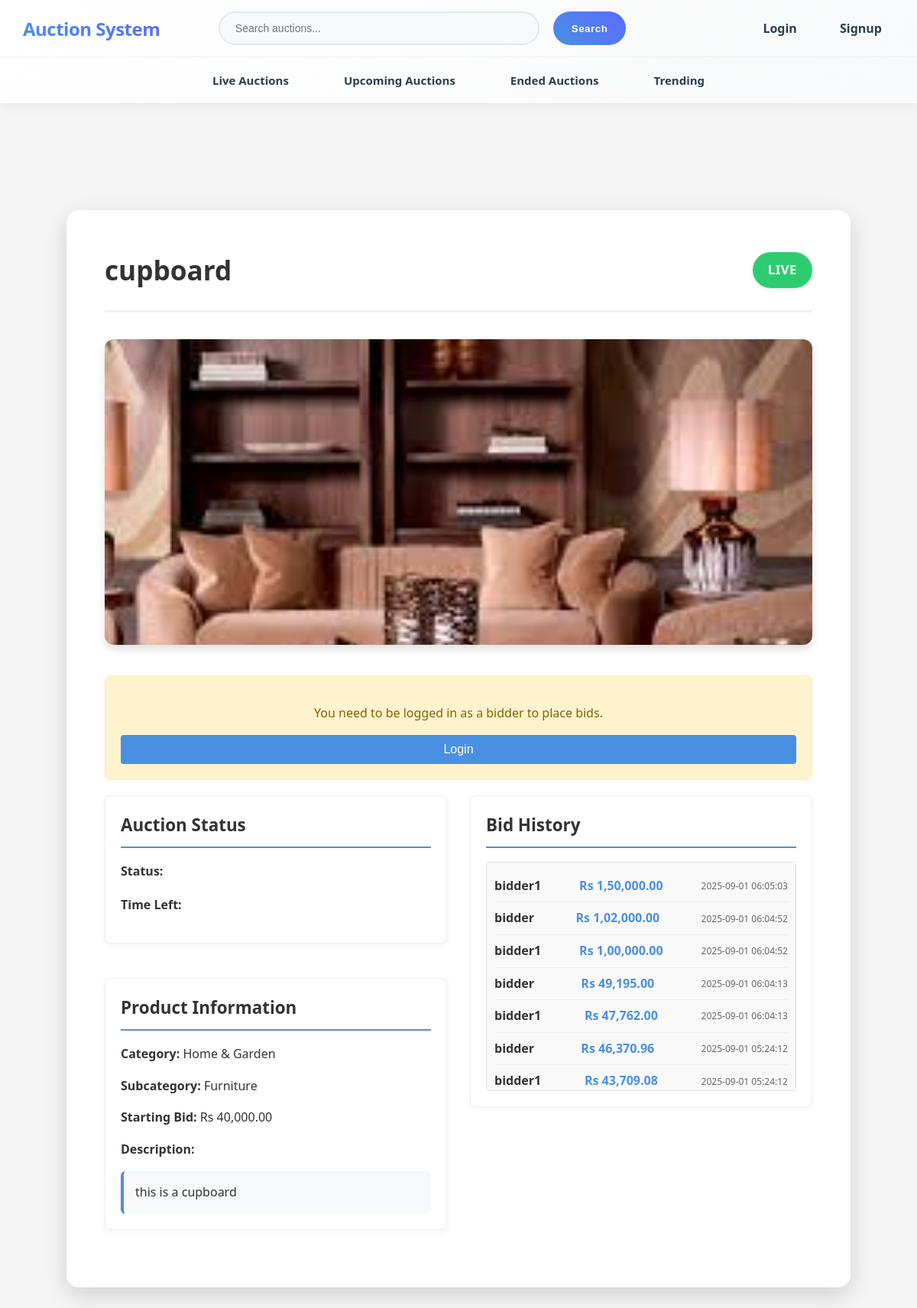
/auction/9, run on an earlier commit of the app's database.
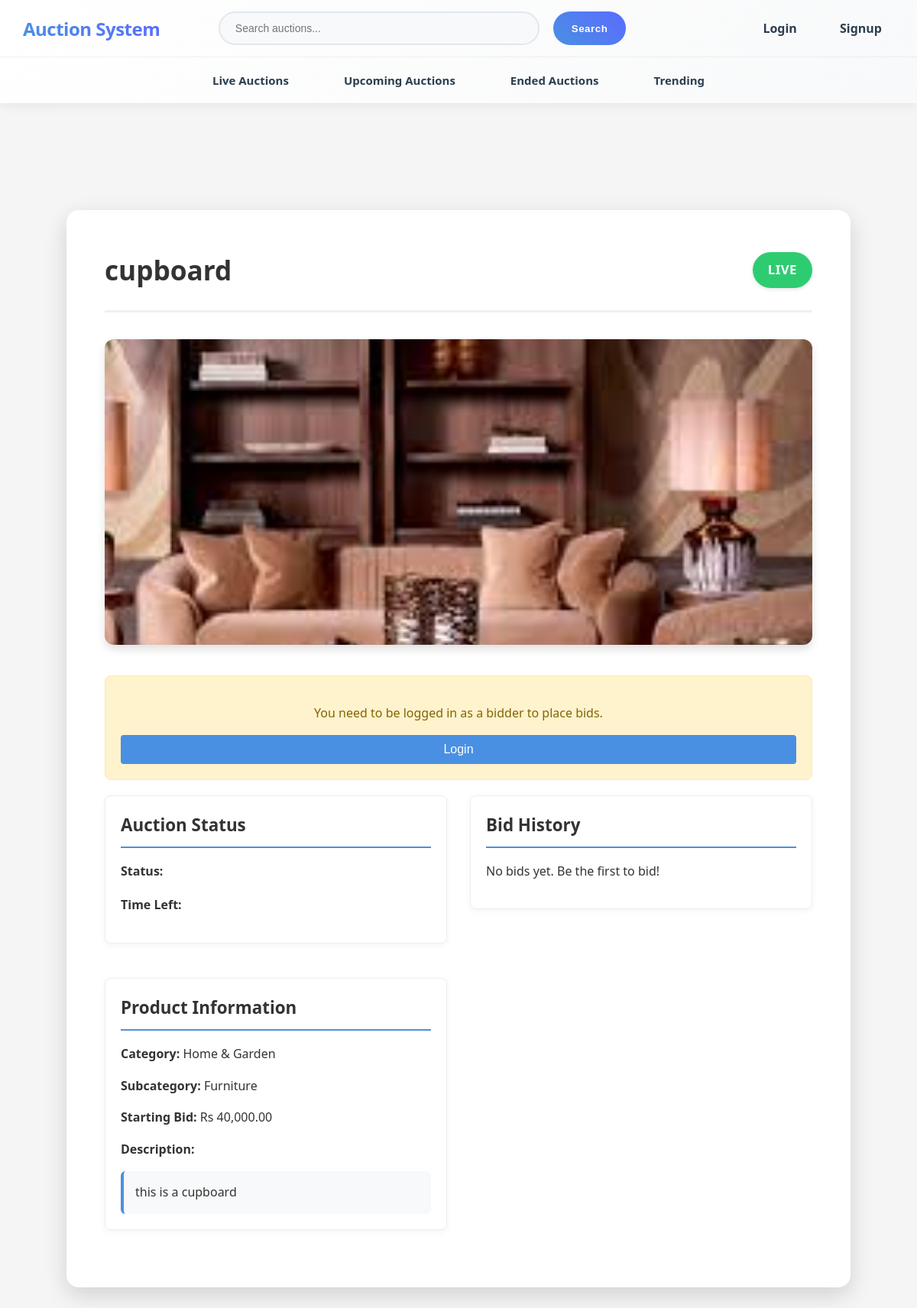
And on a later commit of the database.
### app/models.py (models this page shows, shortened)
class Product(db.Model):
    __tablename__ = 'products'
    id = db.Column(db.Integer, primary_key=True)
    name = db.Column(db.String(200), nullable=False)
    starting_bid = db.Column(db.Float, nullable=False)
    reserve_price = db.Column(db.Float, nullable=True)
    description = db.Column(db.Text, nullable=True)
    keywords = db.Column(db.String(255), nullable=True)
    minimum_interval = db.Column(db.Float, nullable=False, default=1.0)  # Minimum bid increment
    category_id = db.Column(db.Integer, db.ForeignKey('categories.id'), nullable=False)
    subcategory_id = db.Column(db.Integer, db.ForeignKey('subcategories.id'), nullable=False)
    seller_id = db.Column(db.Integer, db.ForeignKey('users.id'), nullable=False)
    image_url = db.Column(db.String(255), nullable=True)  # Store the path to the uploaded image
    created_at = db.Column(db.DateTime, default=datetime.now)
    auctions = db.relationship('Auction', backref='product', lazy=True)

class Auction(db.Model):
    __tablename__ = 'auctions'
    id = db.Column(db.Integer, primary_key=True)
    product_id = db.Column(db.Integer, db.ForeignKey('products.id'), nullable=False)
    start_date = db.Column(db.DateTime, nullable=False)
    end_date = db.Column(db.DateTime, nullable=False)
    type = db.Column(db.String(20), nullable=False, default='auction')  # auction, buy_now, etc.
    created_at = db.Column(db.DateTime, default=datetime.utcnow)
    bids = db.relationship('Bid', backref='auction', lazy=True)
    result = db.relationship('AuctionResult', backref='auction', uselist=False, lazy=True)
    @property
    def status(self):
        now = datetime.now()  # Use local time instead of UTC
        if now < self.start_date:
            return 'upcoming'
        elif now >= self.start_date and now < self.end_date:
            return 'live'
        else:
            return 'ended'

class Category(db.Model):
    __tablename__ = 'categories'
    id = db.Column(db.Integer, primary_key=True)
    name = db.Column(db.String(100), nullable=False, unique=True)
    subcategories = db.relationship('Subcategory', backref='category', lazy=True)
    products = db.relationship('Product', backref='category', lazy=True)

class Subcategory(db.Model):
    __tablename__ = 'subcategories'
    id = db.Column(db.Integer, primary_key=True)
    name = db.Column(db.String(100), nullable=False)
    category_id = db.Column(db.Integer, db.ForeignKey('categories.id'), nullable=False)
    products = db.relationship('Product', backref='subcategory', lazy=True)

class Bid(db.Model):
    __tablename__ = 'bids'
    id = db.Column(db.Integer, primary_key=True)
    auction_id = db.Column(db.Integer, db.ForeignKey('auctions.id'), nullable=False)
    bidder_id = db.Column(db.Integer, db.ForeignKey('users.id'), nullable=False)
    bid_amount = db.Column(db.Float, nullable=False)
    bid_time = db.Column(db.DateTime, default=datetime.now)

class User(db.Model):
    __tablename__ = 'users'
    id = db.Column(db.Integer, primary_key=True)
    username = db.Column(db.String(80), unique=True, nullable=False)
    email = db.Column(db.String(120), unique=True, nullable=False)
    password_hash = db.Column(db.String(256), nullable=False)
    role = db.Column(db.String(20), nullable=False)  # 'bidder' or 'seller'
    status = db.Column(db.String(20), nullable=False, default='pending')  # 'pending', 'accepted', 'rejected'
    created_at = db.Column(db.DateTime, default=datetime.now)
    products = db.relationship('Product', backref='seller', lazy=True)
    bids = db.relationship('Bid', backref='bidder', lazy=True)
    won_auctions = db.relationship('AuctionResult', backref='winner', lazy=True)
    search_history = db.relationship('SearchHistory', backref='user', lazy=True)

### app/main.py (the view, shortened to what this page needs)
@main.route('/auction/<int:auction_id>')
def view_auction(auction_id):
    auction = Auction.query.get_or_404(auction_id)
    product = auction.product
    current_highest_bid = Bid.query.filter_by(auction_id=auction_id).order_by(Bid.bid_amount.desc()).first()
    current_highest_amount = current_highest_bid.bid_amount if current_highest_bid else product.starting_bid
    minimum_bid_amount = calculate_minimum_bid(current_highest_amount)
    initial_increment = calculate_minimum_increment(round(current_highest_amount))
    auction_result = None
    winning_bid = None
    return render_template('view_auction.html',
                         auction=auction,
                         product=product,
                         current_highest_bid=current_highest_bid,
                         current_highest_amount=current_highest_amount,
                         initial_increment=initial_increment,
                         minimum_bid_amount=minimum_bid_amount,
                         auction_result=auction_result,
                         winning_bid=winning_bid,
                         format_indian_currency=format_indian_currency)

### app/templates/view_auction.html (shortened to what this page needs)
<!DOCTYPE html>
<html>
<head>
    <link rel="stylesheet" href="{{ url_for('static', filename='style.css') }}">
</head>
<body class="home-page">
    {% include 'bidder_nav.html' %}
    <div class="content">
        <div class="auction-container">
            <div class="auction-header">
                <h1>{{ product.name }}</h1>
                <div class="auction-status {{ auction.status }}">
                    <span>{{ auction.status|title }}</span>
                </div>
            </div>
            <div class="auction-details">
                <div class="product-image-container">
                    {% if product.image_url %}
                        <img src="{{ url_for('static', filename=product.image_url) }}" alt="{{ product.name }}" class="product-full-image">
                    {% else %}
                        <div class="product-no-image">
                            <span>No Image Available</span>
                        </div>
                    {% endif %}
                </div>
                {% if auction.status == 'live' %}
                    {% if session.get('role') == 'bidder' %}
                    <div class="bidding-section">
                        <h3>Place Your Bid</h3>
                        <div class="bid-info">
                            <p><strong>Current Highest Bid:</strong> <span id="current-highest-bid" class="highlight">{{ format_indian_currency(current_highest_amount) }}</span></p>
                            <p><strong>Minimum Bid Increment:</strong> {{ format_indian_currency(initial_increment) }}</p>
                            <p><strong>Next Minimum Bid:</strong> <span id="current-minimum-bid" class="highlight">{{ format_indian_currency(minimum_bid_amount) }}</span></p>
                        </div>
                        <form id="bidForm" class="bid-form">
                            <div class="form-group">
                                <label for="bid-amount">Your Bid (Rs)</label>
                                <input type="number" id="bid-amount" name="bid_amount" step="1" min="{{ minimum_bid_amount }}" required>
                                <small style="color: #666; font-size: 12px;">Minimum bid: <span id="min-bid-amount">{{ format_indian_currency(minimum_bid_amount) }}</span></small>
                            </div>
                            <button type="submit" class="btn bid-btn">Place Bid</button>
                        </form>
                    </div>
                    {% include 'proxy_bidding_component.html' %}
                    {% else %}
                    <div class="bidding-notice">
                        <p>You need to be logged in as a bidder to place bids.</p>
                        <button onclick="openModal('loginModal')" class="btn">Login</button>
                    </div>
                    {% endif %}
                {% endif %}
                <div class="info-grid">
                    <div class="info-column">
                        <div class="info-section">
                            <h3>Auction Status</h3>
                            <p><strong>Status:</strong> <span class="status-badge {{ auction.status }}">{{ auction.status|title }}</span></p>
                            {% if auction.status == 'live' %}
                                <p><strong>Time Left:</strong> </p>
                            {% elif auction.status == 'upcoming' %}
                                <p><strong>Starts In:</strong> <span id="countdown" class="countdown-upcoming"></span></p>
                            {% else %}
                                <p><strong>Ended:</strong> <span id="ended-time">{{ auction.end_date.strftime('%Y-%m-%d %H:%M:%S') }}</span></p>
                            {% endif %}
                        </div>
                        <div class="info-section">
                            <h3>Product Information</h3>
                            <p><strong>Category:</strong> {{ product.category.name }}</p>
                            <p><strong>Subcategory:</strong> {{ product.subcategory.name }}</p>
                            <p><strong>Starting Bid:</strong> {{ format_indian_currency(product.starting_bid) }}</p>
                            <p><strong>Description:</strong></p>
                            <div class="description-text">{{ product.description }}</div>
                        </div>
                    </div>
                    <div class="info-column">
                        <div class="info-section">
                            <h3>Bid History</h3>
                            <div id="bid-history">
                                {% if auction.bids %}
                                    <div class="bid-list">
                                                                        {% for bid in auction.bids|sort(attribute='bid_time', reverse=true) %}
                                <div class="bid-item {% if bid.bidder_id == session.get('user_id') %}my-bid{% endif %}{% if winning_bid and bid.id == winning_bid.id %} winning-bid{% endif %}">
                                    <span class="bidder">
                                        {{ bid.bidder.username }}{% if bid.bidder_id == session.get('user_id') %} (You){% endif %}
                                    </span>
                                    <span class="bid-amount">{{ format_indian_currency(bid.bid_amount) }}</span>
                                    <span class="bid-time">{{ bid.bid_time.strftime('%Y-%m-%d %H:%M:%S') }}</span>
                                </div>
                                {% endfor %}
                                    </div>
                                {% else %}
                                    <p>No bids yet. Be the first to bid!</p>
                                {% endif %}
                            </div>
                        </div>
                    </div>
                </div>
            </div>
        </div>
    </div>
</body>
</html>

### app/templates/bidder_nav.html (shortened to what this page needs)
{% block navbar_style %}
<nav class="navigation">
    <div class="upper-navbar">
        <div class="brand"><a href="/">Auction System</a></div>
        <div class="search">
            <form action="{{ url_for('search.search_page') }}" method="GET" style="display: flex; gap: 8px;">
                <input type="text" name="q" placeholder="Search auctions..." value="{{ request.args.get('q', '') }}">
                <button type="submit">Search</button>
            </form>
        </div>
        <div class="auth-links">
            {% if session.user_id %}
                <span class="username">{{ session.username }}</span>
                <a href="/logout" role="button">Logout</a>
            {% else %}
                <a href="javascript:void(0);" onclick="openModal('loginModal')" role="button">Login</a>
                <a href="javascript:void(0);" onclick="openModal('signupModal')" role="button">Signup</a>
            {% endif %}
        </div>
    </div>
    <div class="lower-navbar">
        <a href="/live" class="category-link" data-category="live">Live Auctions</a>
        <a href="/upcoming" class="category-link" data-category="upcoming">Upcoming Auctions</a>
        <a href="/closed" class="category-link" data-category="ended">Ended Auctions</a>
        <a href="/trending" class="category-link" data-category="trending">Trending</a>
        </div>
</nav>
{% endblock %}

What changed in the data, as far as the page shows it:
removed Bid: bidder.username "bidder1", bid_amount "Rs 1,50,000.00", bid_time "2025-09-01 06:05:03"
removed Bid: bidder.username "bidder", bid_amount "Rs 1,02,000.00", bid_time "2025-09-01 06:04:52"
removed Bid: bidder.username "bidder1", bid_amount "Rs 1,00,000.00", bid_time "2025-09-01 06:04:52"
removed Bid: bidder.username "bidder", bid_amount "Rs 49,195.00", bid_time "2025-09-01 06:04:13"
removed Bid: bidder.username "bidder1", bid_amount "Rs 47,762.00", bid_time "2025-09-01 06:04:13"
removed Bid: bidder.username "bidder", bid_amount "Rs 46,370.96", bid_time "2025-09-01 05:24:12"
removed Bid: bidder.username "bidder1", bid_amount "Rs 43,709.08", bid_time "2025-09-01 05:24:12"
Also different on the page:
text now shown: "No bids yet. Be the first to bid!"
